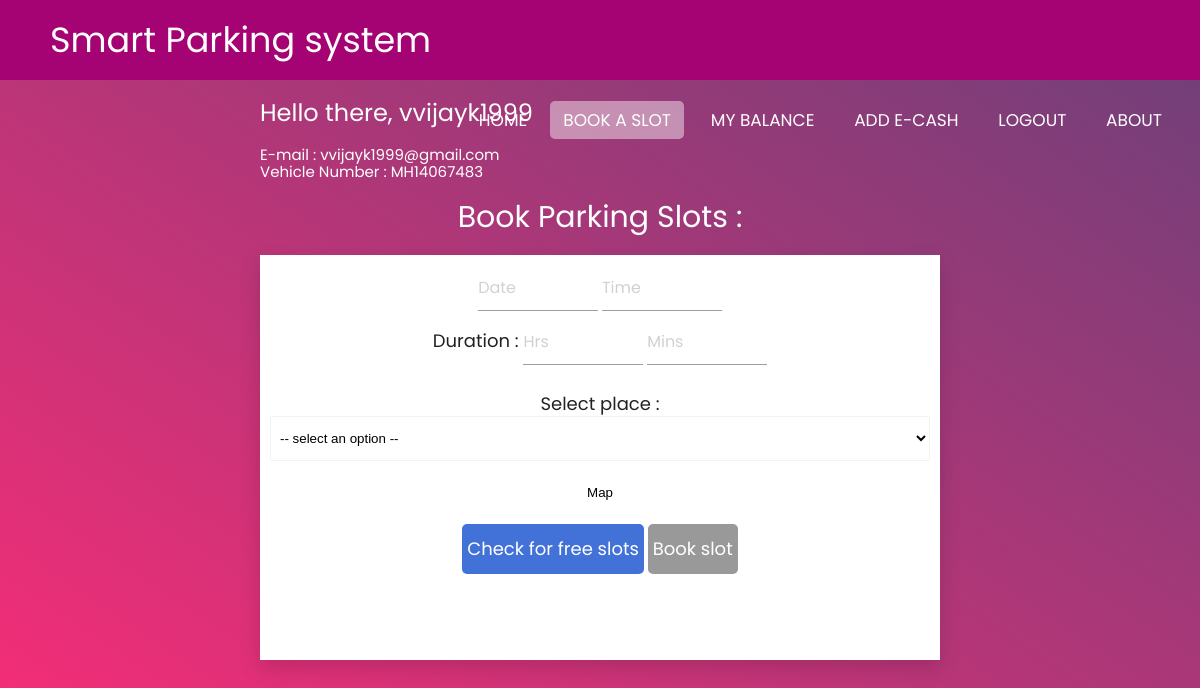
/reserve (signed in), run on an earlier commit of the app's database.
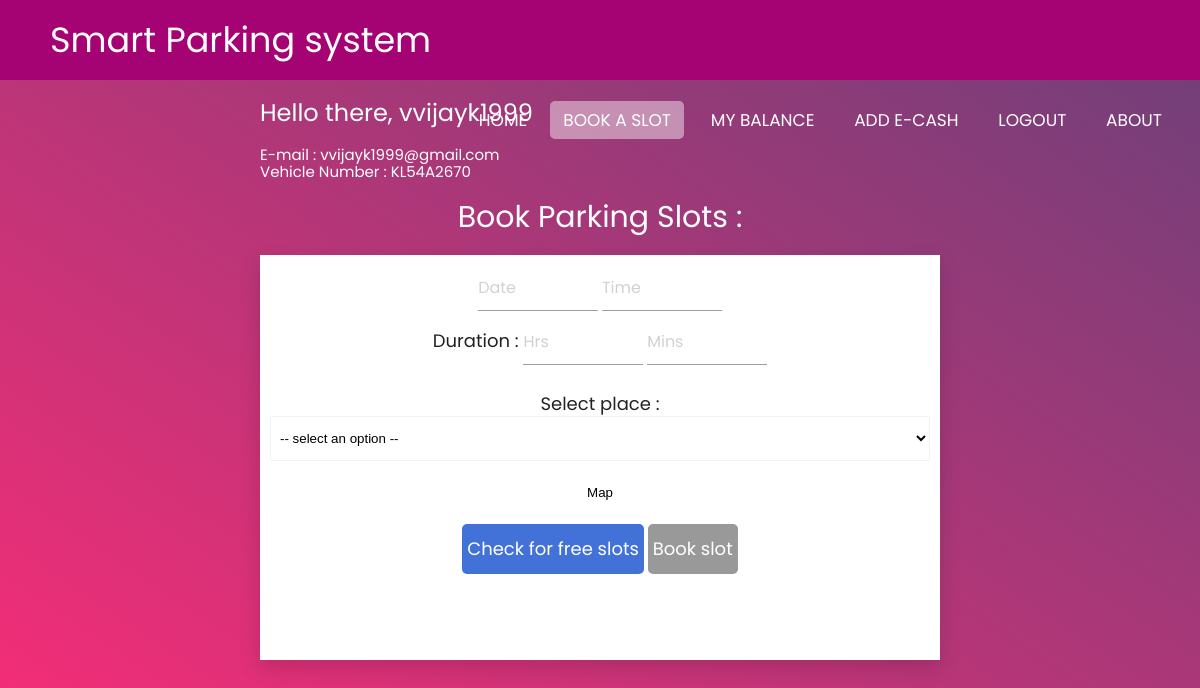
And on a later commit of the database.
### account/models.py (models this page shows, shortened)
class Account(AbstractBaseUser):
	email 					= models.EmailField(verbose_name="email", max_length=60, unique=True)
	username 				= models.CharField(max_length=30, unique=True)
	date_joined				= models.DateTimeField(verbose_name='date joined', auto_now_add=True)
	last_login				= models.DateTimeField(verbose_name='last login', auto_now=True)
	is_admin				= models.BooleanField(default=False)
	is_active				= models.BooleanField(default=True)
	is_staff				= models.BooleanField(default=False)
	is_superuser			= models.BooleanField(default=False)
	v_id 					= models.CharField(max_length=10, unique=True)
	USERNAME_FIELD = 'email'
	REQUIRED_FIELDS = ['username','v_id']
	objects = MyAccountManager()

### home/views.py (the view)
# urls.py: path('reserve', views.reserve, name='reserve')
@login_required
def reserve(request):
    _ = Places()
    _.latitude = "12.991734"
    _.longitude = "77.571458"
    _.value = 'mantri-mall'
    _.name = 'Mantri Mall'
    places = [_]
    return render(request,'home/reserve.html',{'title':'Book a slot','places':places})

### home/templates/home/reserve.html (shortened to what this page needs)
{% extends "home/base.html" %}
{% block navbarlist %}
    <li><a href="/">Home</a>
    <li><a class="active" href="/reserve">Book a slot</a></li>
    <li><a href="/#balance">My Balance</a></li>
    <li><a href="#">Add E-Cash</a></li>
    <li><a href="/logout">Logout</a></li>
    <li><a href="/about">About</a></li>
{% endblock navbarlist %}
{% block content %}
{% load static %}
<div id="book_a_slot">
    <h3 style="color: #FFF;">Hello there, {{ user.username }}</h3><br>
    <h5 id="email" style="color: #FFF;">E-mail : {{ user.email }}</h5>
    <h5 id="v_id"style="color: #FFF;">Vehicle Number : {{ user.v_id }}</h5><br>
    <center>
        <h2 style="color: #FFF;">Book Parking Slots :</h2>
    </center><br>
    <div class="book-slots">
        <div class="card-body-slots">
            <div style="text-align: center;">
                <div style="display: inline;">
                    <input type="text" class="datepicker" onchange="changed()" placeholder="Date" name="Date" id="date_input">
                </div>
                <div style="display:inline-block;">
                    <input type="text" class="timepicker" onchange="changed()" placeholder="Time" name="Time" id="time_input">
                </div><br>
                <h4 style="display: inline;">Duration : </h4>
                <div style="display: inline;">
                    <input type="text" onchange="changed()" placeholder="Hrs" name="DurationHrs" id="duration_hrs_input">
                </div>
                <div style="display: inline;">
                    <input type="text" onchange="changed()" placeholder="Mins" name="DurationMins" id="duration_mins_input">
                </div><br><br>
                <div>
                    <h4 style="display: inline;">Select place : </h4>
                    <select style="display:inline-block;" class="select_places" id="select_places" onchange="updateMap()" name="place">
                        <option disabled selected value> -- select an option -- </option>
                    </select>
                </div>
                <br>
                <button onclick="toggleMap()">Map</button>
                <br><br>
                <div style="display: inline;">
                    <button id="checkslots_btn" class="btn btn--radius-2 btn--blue" style="padding-left: 5px; padding-right: 5px;">Check for free slots</button>
                </div>
                <div style="display: inline;">
                    <button type="submit" id="book_btn" class="btn btn--radius-2 btn--blue" style="padding-left: 5px; padding-right: 5px;">Book slot</button>
                </div>
                <script src="{% static 'js/logic.js' %}"></script><br><br>
            </div>
        </div>
    </div><br>
</div>
{% endblock content %}

### home/templates/home/base.html (shortened to what this page needs)
{% load static %}
<!DOCTYPE html>
<html lang="en">
<head>
    <link rel="stylesheet" href="{% static 'css/datetime.css' %}">
    <link href="{% static 'fonts/material-design-iconic-font.min.css' %}" rel="stylesheet" media="all">
    <link href="{% static 'fonts/font-awesome.min.css' %}" rel="stylesheet" media="all">
    <link href="{% static 'css/main.css' %}" rel="stylesheet" media="all">
    <link href='https://api.mapbox.com/mapbox-gl-js/v1.8.0/mapbox-gl.css' rel='stylesheet' />
    <link href="{% static 'css/datetimeconf.css' %}" rel="stylesheet">
</head>
<body>
    <nav>
        <label class="logo">Smart Parking system</label>
        <ul>
          {% block navbarlist %}{% endblock %}
        </ul>
    </nav>
    <div class="page-wrapper bg-gra-02 p-t-100 p-b-100 font-poppins">
      <div class="wrapper wrapper--w680">
        {% block content %}{% endblock %}
      </div>
    </div>
</body>
</html>

### static/css/main.css (style rules this page uses)
.font-poppins { font-family: "Poppins", "Arial", "Helvetica Neue", sans-serif; }
html { -webkit-box-sizing: border-box; -moz-box-sizing: border-box; box-sizing: border-box; }
* { padding: 0; margin: 0; }
*, *:before, *:after { -webkit-box-sizing: inherit; -moz-box-sizing: inherit; box-sizing: inherit; }
body, h1, h2, h3, h4, h5, h6, blockquote, p, pre, dl, dd, ol, ul, figure, hr, fieldset, legend { margin: 0; padding: 0; }
button { outline: none; background: none; border: none; }
.page-wrapper { min-height: 100vh; }
body { font-family: "Poppins", "Arial", "Helvetica Neue", sans-serif; font-weight: 400; font-size: 14px; }
h1, h2, h3, h4, h5, h6 { font-weight: 400; }
h2 { font-size: 30px; }
h3 { font-size: 24px; }
h4 { font-size: 18px; }
h5 { font-size: 15px; }
.bg-gra-02 { background: -webkit-gradient(linear, left bottom, right top, from(#fc2c77), to(#6c4079)); background: -webkit-linear-gradient(bottom left, #fc2c77 0%, #6c4079 100%); background: -moz-linear-gradient(bottom left, #fc2c77 0%, #6c4079 100%); background: -o-linear-gradient(bottom left, #fc2c77 0%, #6c4079 100%); background: linear-gradient(to top right, #fc2c77 0%, #6c4079 100%); }
.p-t-100 { padding-top: 100px; }
.p-b-100 { padding-bottom: 100px; }
.wrapper { margin: 0 auto; }
.wrapper--w680 { max-width: 680px; }
.btn { display: inline-block; line-height: 50px; padding: 0 50px; -webkit-transition: all 0.4s ease; -o-transition: all 0.4s ease; -moz-transition: all 0.4s ease; transition: all 0.4s ease; cursor: pointer; font-size: 18px; color: #fff; font-family: "Poppins", "Arial", "Helvetica Neue", sans-serif; }
.btn--radius-2 { -webkit-border-radius: 5px; -moz-border-radius: 5px; border-radius: 5px; }
.btn--blue { background: #4272d7; }
input { outline: none; margin: 0; border: none; -webkit-box-shadow: none; -moz-box-shadow: none; box-shadow: none; width: 100%; font-size: 14px; font-family: inherit; }
nav { background: #a50274; border-bottom: #fff; height: 80px; width: 100%; width: 100%; position: fixed; top: 0; width: 100%; z-index:100; position: fixed; }
label.logo { color: #ffffff; border: #525252; font-size: 35px; line-height: 80px; padding: 0 50px; }
nav ul { float: right; margin-right: 20px; }
nav ul li { display: inline-block; line-height: 80px; margin: 0 5px; }
nav ul li a { color: rgb(255, 255, 255); font-size: 17px; padding: 7px 13px; border-radius: 3px; text-transform: uppercase; text-decoration: none; }
a.active,a:hover { background: #ffffff70; border: #fff; border-radius: 5px; transition: .5s; }
.card-body-slots { padding: 10px 10px; padding-bottom: 65px; }
.book-slots { background: #fff; margin-bottom: 10px; -webkit-box-shadow: 0px 8px 20px 0px rgba(0, 0, 0, 0.15); -moz-box-shadow: 0px 8px 20px 0px rgba(0, 0, 0, 0.15); box-shadow: 0px 8px 20px 0px rgba(0, 0, 0, 0.15); }
button:disabled, button[disabled] { background-color: #999999; }

### static/css/datetimeconf.css (style rules this page uses)
.datepicker { width: 10%; }
.select_places { display: block; }

What changed in the data, as far as the page shows it:
changed Account "vvijayk1999": v_id "MH14067483" → "KL54A2670"
